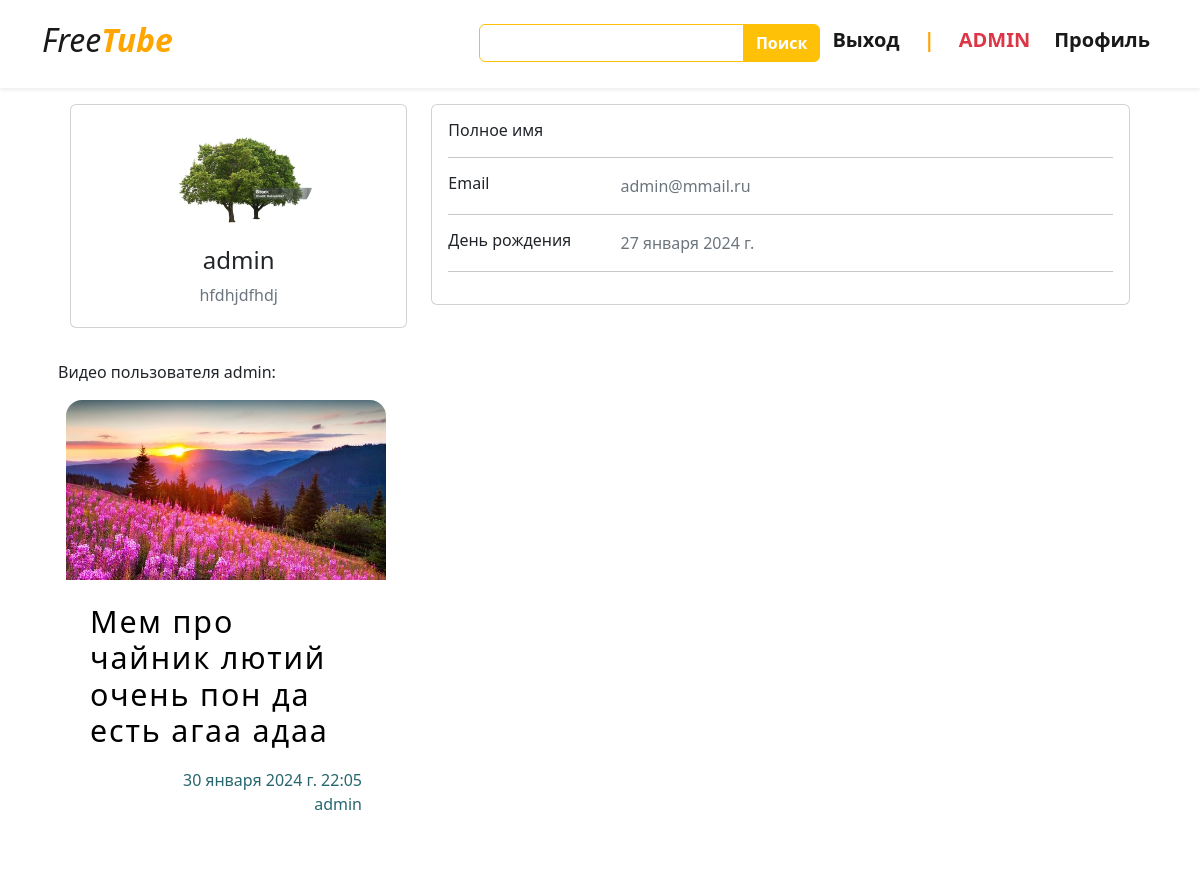
/profile/1/ (signed in), run on the app's committed database.
### video/models.py (models this page shows, shortened)
class Profile(models.Model):
    user = models.OneToOneField(User, on_delete = models.CASCADE)
    avatar = models.ImageField(upload_to= 'user_avatars/', null= True)
    banner = models.ImageField(upload_to='user_banners/', null= True)
    birth_day = models.DateField(null = True)
    description = models.TextField(null= True, blank= True)
    class Meta:
        verbose_name = 'Профиль'
        verbose_name_plural = 'Профили'

class Post(models.Model):
    author =  models.ForeignKey(User, on_delete=models.CASCADE, null = True , blank = True)
    title = models.CharField(max_length=255)
    description = models.TextField()
    preview = models.ImageField(upload_to = 'post_previews/')
    video = models.FileField(upload_to='post_videos/')
    date = models.DateTimeField(default = timezone.now)
    published = models.BooleanField(default = False)
    category = models.ManyToManyField('Category')
    featured = models.BooleanField(default= False)
    slug = models.SlugField(unique = True)
    class  Meta:
        verbose_name = 'Видео'
        verbose_name_plural = 'Видео'
    def get_link(self):
        return reverse('post_detail_url', kwargs= {'slug': self.slug})

### video/views.py (the view)
# urls.py: path('profile/<slug:user_id>/', views.profile, name = 'profile'),
def profile(request, user_id):
    profile = Profile.objects.get(user_id__exact = request.user.id)
    return render(request, "profile.html", {'profile': profile})

### video/templates/profile.html (shortened to what this page needs)
{% extends 'base.html' %}
{% block content %}
<div class="container">
    <div class="main-body">
          <div class="row gutters-sm m-3">
            <div class="col-md-4 mb-3">
              <div class="card">
                <div class="card-body">
                  <div class="d-flex flex-column align-items-center text-center">
                    {% if profile.avatar %}
                    <img src="{{profile.avatar.url}}" alt="Admin" class="rounded-circle" width="150">
                    {% else %}
                    <img src="https://bootdey.com/img/Content/avatar/avatar7.png" alt="Admin" class="rounded-circle" width="150">
                    {% endif %}
                    <div class="mt-3">
                      <h4>{{ profile.user.username }}</h4>
                      <p class="text-secondary mb-1">{{ profile.description }}</p>
                    </div>
                  </div>
                </div>
              </div>
            </div>
            <div class="col-md-8">
              <div class="card mb-3">
                <div class="card-body">
                  <div class="row">
                    <div class="col-sm-3">
                      <h6 class="mb-0"> Полное имя</h6>
                    </div>
                    <div class="col-sm-9 text-secondary">
                    </div>
                  </div>
                  <hr>
                  <div class="row">
                    <div class="col-sm-3">
                      <h6 class="mb-0">Email  </h6>
                    </div>
                    <div class="col-sm-9 text-secondary">
                      {{profile.user.email}}
                    </div>
                  </div>
                  <hr>
                  <div class="row">
                    <div class="col-sm-3">
                      <h6 class="mb-0">День рождения</h6>
                    </div>
                    <div class="col-sm-9 text-secondary">
                      {{profile.birth_day}}
                    </div>
                  </div>
                  <hr>
                  </div>
                </div>
              </div>
            </div>
          </div>
          <p class="m-3">Видео пользователя {{profile.user.username}}: </p>
          <div class="row">
            <div class="row row-cols-md-3">
              {% for post in user.post_set.all %}
              <div class="col">
                <section class="articles">
                  <article>
                    <div class="article-wrapper">
                      <figure>
                        <a href="{{post.get_link}}">
                        <img src="{{post.preview.url}}" alt="" />
                      </figure>
                      <div class="article-body">
                        <h2>{{post.title}}</h2>
                        <p class="text-end">
                          {{post.date}}
                          <br>
                          {{post.author}}
                        </p>
                      </div>
                    </div>
                  </article>
                </section>
                </div>
            {% endfor %}
          </div>
          </div>
        </div>
    {% endblock %}

### video/templates/base.html (shortened to what this page needs)
{% load static %}
<!DOCTYPE html>
<html lang="en" class="theme-light">
<head>
    <link href="https://cdn.jsdelivr.net/npm/bootstrap@5.2.3/dist/css/bootstrap.min.css" rel="stylesheet">
    <link rel="stylesheet" href="{% static 'css/style.css' %}">
</head>
<body>
  <nav class=" navbar navbar-expand-lg bg-white sticky-top navbar-light bg-black p-3 shadow-sm">
    <div class="container">
      <a class="navbar-brand" href="{% url 'index' %}"><i class="fa-solid fa-shop "><strong><h2>Free<tube><b>Tube</h2></b></tube></strong></i></a>
      <div class=" collapse navbar-collapse" id="navbarNavDropdown">
        <ul class="navbar-nav ms-auto ">
          <div class="ms-auto d-none d-lg-block">
            <form action="{% url 'search' %}">
            <div class="input-group m-1">
              <input  name="search" type="text" class="form-control border-warning" style="color:#7a7a7a">
              <button type="submit"  class="btn btn-warning text-white"><b>Поиск </b></button>
            </div>
          </form>
          </div>
          {% if not user.is_authenticated %}
          <li class="nav-item">
            <a class="nav-link mx-2  active" aria-current="page" href="{% url 'login_site'%}"><h5><b>Войти</b></h5></a>
          </li>
          {% else %}
          <li class="nav-item">
            <a class="nav-link mx-2  active" href="{% url 'logout_site'%}"><h5><b>Выход</b> </h5></a>
          </li>
          {% endif %}
          <h5 class="m-2" style="color: orange;"><b>|</b></h5>
          {% if user.is_superuser %}
          <li class="nav-item">
            <a class="nav-link mx-2 active " href="http://127.0.0.1:8000/admin"><h5 class="text-danger"><b>ADMIN</b></h5></a>
          </li>
          {% endif %}
        <ul class="navbar-nav ms-auto ">
          {% if not user.is_authenticated %}
          <li class="nav-item">
            <a class="nav-link mx-2 active" href="{% url 'register' %}"><h5><b>Регистрация</b></h5></a>
          </li>
            {% else %}
          <li class="nav-item dropdown">
            <a class="nav-link  active" href="#" id="navbarDropdownMenuLink" role="button" data-bs-toggle="dropdown" aria-expanded="false">
                <h5>
                  <b>
                    Профиль
                  </b>
                </h5>
            </a>
              {% endif %}
          </li>
        </ul>
      </div>
      </div>
  </nav>
    <div style="height: 1500px;">
        {% block content %}
        {% endblock %}
    </div>
</body>
</html>

### video/static/css/style.css (style rules this page uses)
hr { width: 100%; height: 10%; }
nav { position: sticky; }
tube { color: orange; margin: 0; }
article { --img-scale: 1.001; --title-color: black; --link-icon-translate: -20px; --link-icon-opacity: 0; position: relative; border-radius: 16px; box-shadow: none; background: #fff; transform-origin: center; transition: all 0.4s ease-in-out; overflow: hidden; }
article a::after { position: absolute; inset-block: 0; inset-inline: 0; cursor: pointer; content: ""; }
article h2 { margin: 0 0 18px 0; font-size: 1.9rem; letter-spacing: 0.06em; color: var(--title-color); transition: color 0.3s ease-out; }
figure { margin: 0; padding: 0; aspect-ratio: 16 / 9; overflow: hidden; }
article img { max-width: 100%; transform-origin: center; transform: scale(var(--img-scale)); transition: transform 0.4s ease-in-out; }
.article-body { padding: 24px; }
article a { display: inline-flex; align-items: center; text-decoration: none; color: #28666e; }
*, *::before, *::after { box-sizing: border-box; }
.articles { display: grid; max-width: 1200px; margin-inline: auto; padding-inline: 24px; grid-template-columns: repeat(auto-fill, minmax(320px, 1fr)); gap: 24px; }

### data on the page
Profile: avatar (picture), user.username "admin", description "hfdhjdfhdj", user.email "admin@mmail.ru", birth_day "27 января 2024 г."
Post: preview (picture), title "Мем про чайник лютий очень пон да есть агаа адаа", date "30 января 2024 г. 22:05", author "admin"
